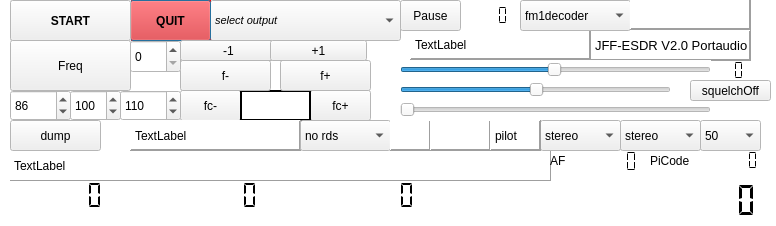
<?xml version="1.0" encoding="UTF-8"?>
<ui version="4.0">
 <author>jan</author>
 <class>elektorSDR</class>
 <widget class="QDialog" name="elektorSDR">
  <property name="geometry">
   <rect>
    <x>0</x>
    <y>0</y>
    <width>776</width>
    <height>226</height>
   </rect>
  </property>
  <property name="palette">
   <palette>
    <active>
     <colorrole role="Base">
      <brush brushstyle="SolidPattern">
       <color alpha="255">
        <red>255</red>
        <green>255</green>
        <blue>255</blue>
       </color>
      </brush>
     </colorrole>
     <colorrole role="Window">
      <brush brushstyle="SolidPattern">
       <color alpha="255">
        <red>255</red>
        <green>255</green>
        <blue>255</blue>
       </color>
      </brush>
     </colorrole>
    </active>
    <inactive>
     <colorrole role="Base">
      <brush brushstyle="SolidPattern">
       <color alpha="255">
        <red>255</red>
        <green>255</green>
        <blue>255</blue>
       </color>
      </brush>
     </colorrole>
     <colorrole role="Window">
      <brush brushstyle="SolidPattern">
       <color alpha="255">
        <red>255</red>
        <green>255</green>
        <blue>255</blue>
       </color>
      </brush>
     </colorrole>
    </inactive>
    <disabled>
     <colorrole role="Base">
      <brush brushstyle="SolidPattern">
       <color alpha="255">
        <red>255</red>
        <green>255</green>
        <blue>255</blue>
       </color>
      </brush>
     </colorrole>
     <colorrole role="Window">
      <brush brushstyle="SolidPattern">
       <color alpha="255">
        <red>255</red>
        <green>255</green>
        <blue>255</blue>
       </color>
      </brush>
     </colorrole>
    </disabled>
   </palette>
  </property>
  <property name="font">
   <font>
    <weight>50</weight>
    <bold>false</bold>
   </font>
  </property>
  <property name="windowTitle">
   <string>fm-receiver</string>
  </property>
  <property name="windowIconText">
   <string>QUIT</string>
  </property>
  <widget class="QLCDNumber" name="lcd_Frequency">
   <property name="geometry">
    <rect>
     <x>570</x>
     <y>180</y>
     <width>191</width>
     <height>41</height>
    </rect>
   </property>
   <property name="palette">
    <palette>
     <active>
      <colorrole role="Button">
       <brush brushstyle="SolidPattern">
        <color alpha="255">
         <red>255</red>
         <green>0</green>
         <blue>0</blue>
        </color>
       </brush>
      </colorrole>
      <colorrole role="Base">
       <brush brushstyle="SolidPattern">
        <color alpha="255">
         <red>255</red>
         <green>255</green>
         <blue>0</blue>
        </color>
       </brush>
      </colorrole>
      <colorrole role="Window">
       <brush brushstyle="SolidPattern">
        <color alpha="255">
         <red>255</red>
         <green>255</green>
         <blue>0</blue>
        </color>
       </brush>
      </colorrole>
     </active>
     <inactive>
      <colorrole role="Button">
       <brush brushstyle="SolidPattern">
        <color alpha="255">
         <red>255</red>
         <green>0</green>
         <blue>0</blue>
        </color>
       </brush>
      </colorrole>
      <colorrole role="Base">
       <brush brushstyle="SolidPattern">
        <color alpha="255">
         <red>255</red>
         <green>255</green>
         <blue>0</blue>
        </color>
       </brush>
      </colorrole>
      <colorrole role="Window">
       <brush brushstyle="SolidPattern">
        <color alpha="255">
         <red>255</red>
         <green>255</green>
         <blue>0</blue>
        </color>
       </brush>
      </colorrole>
     </inactive>
     <disabled>
      <colorrole role="Button">
       <brush brushstyle="SolidPattern">
        <color alpha="255">
         <red>255</red>
         <green>0</green>
         <blue>0</blue>
        </color>
       </brush>
      </colorrole>
      <colorrole role="Base">
       <brush brushstyle="SolidPattern">
        <color alpha="255">
         <red>255</red>
         <green>255</green>
         <blue>0</blue>
        </color>
       </brush>
      </colorrole>
      <colorrole role="Window">
       <brush brushstyle="SolidPattern">
        <color alpha="255">
         <red>255</red>
         <green>255</green>
         <blue>0</blue>
        </color>
       </brush>
      </colorrole>
     </disabled>
    </palette>
   </property>
   <property name="font">
    <font>
     <pointsize>17</pointsize>
     <weight>75</weight>
     <italic>true</italic>
     <bold>true</bold>
    </font>
   </property>
   <property name="autoFillBackground">
    <bool>false</bool>
   </property>
   <property name="frameShape">
    <enum>QFrame::NoFrame</enum>
   </property>
   <property name="frameShadow">
    <enum>QFrame::Raised</enum>
   </property>
   <property name="lineWidth">
    <number>2</number>
   </property>
   <property name="digitCount">
    <number>10</number>
   </property>
   <property name="segmentStyle">
    <enum>QLCDNumber::Flat</enum>
   </property>
  </widget>
  <widget class="QLCDNumber" name="attenuationLevelDisplay">
   <property name="geometry">
    <rect>
     <x>710</x>
     <y>60</y>
     <width>41</width>
     <height>21</height>
    </rect>
   </property>
   <property name="palette">
    <palette>
     <active>
      <colorrole role="Base">
       <brush brushstyle="SolidPattern">
        <color alpha="255">
         <red>255</red>
         <green>255</green>
         <blue>255</blue>
        </color>
       </brush>
      </colorrole>
      <colorrole role="Window">
       <brush brushstyle="SolidPattern">
        <color alpha="255">
         <red>255</red>
         <green>255</green>
         <blue>0</blue>
        </color>
       </brush>
      </colorrole>
     </active>
     <inactive>
      <colorrole role="Base">
       <brush brushstyle="SolidPattern">
        <color alpha="255">
         <red>255</red>
         <green>255</green>
         <blue>255</blue>
        </color>
       </brush>
      </colorrole>
      <colorrole role="Window">
       <brush brushstyle="SolidPattern">
        <color alpha="255">
         <red>255</red>
         <green>255</green>
         <blue>0</blue>
        </color>
       </brush>
      </colorrole>
     </inactive>
     <disabled>
      <colorrole role="Base">
       <brush brushstyle="SolidPattern">
        <color alpha="255">
         <red>255</red>
         <green>255</green>
         <blue>0</blue>
        </color>
       </brush>
      </colorrole>
      <colorrole role="Window">
       <brush brushstyle="SolidPattern">
        <color alpha="255">
         <red>255</red>
         <green>255</green>
         <blue>0</blue>
        </color>
       </brush>
      </colorrole>
     </disabled>
    </palette>
   </property>
   <property name="autoFillBackground">
    <bool>false</bool>
   </property>
   <property name="frameShape">
    <enum>QFrame::NoFrame</enum>
   </property>
   <property name="frameShadow">
    <enum>QFrame::Raised</enum>
   </property>
   <property name="lineWidth">
    <number>2</number>
   </property>
   <property name="digitCount">
    <number>3</number>
   </property>
   <property name="segmentStyle">
    <enum>QLCDNumber::Flat</enum>
   </property>
  </widget>
  <widget class="QLabel" name="systemindicator">
   <property name="geometry">
    <rect>
     <x>590</x>
     <y>30</y>
     <width>161</width>
     <height>31</height>
    </rect>
   </property>
   <property name="font">
    <font>
     <pointsize>10</pointsize>
    </font>
   </property>
   <property name="frameShape">
    <enum>QFrame::Panel</enum>
   </property>
   <property name="frameShadow">
    <enum>QFrame::Raised</enum>
   </property>
   <property name="lineWidth">
    <number>2</number>
   </property>
   <property name="text">
    <string>JFF-ESDR V2.0 Portaudio</string>
   </property>
  </widget>
  <widget class="QLCDNumber" name="lcd_fmRate">
   <property name="geometry">
    <rect>
     <x>150</x>
     <y>180</y>
     <width>131</width>
     <height>31</height>
    </rect>
   </property>
   <property name="palette">
    <palette>
     <active>
      <colorrole role="Base">
       <brush brushstyle="SolidPattern">
        <color alpha="255">
         <red>255</red>
         <green>255</green>
         <blue>255</blue>
        </color>
       </brush>
      </colorrole>
      <colorrole role="Window">
       <brush brushstyle="SolidPattern">
        <color alpha="255">
         <red>255</red>
         <green>255</green>
         <blue>0</blue>
        </color>
       </brush>
      </colorrole>
     </active>
     <inactive>
      <colorrole role="Base">
       <brush brushstyle="SolidPattern">
        <color alpha="255">
         <red>255</red>
         <green>255</green>
         <blue>255</blue>
        </color>
       </brush>
      </colorrole>
      <colorrole role="Window">
       <brush brushstyle="SolidPattern">
        <color alpha="255">
         <red>255</red>
         <green>255</green>
         <blue>0</blue>
        </color>
       </brush>
      </colorrole>
     </inactive>
     <disabled>
      <colorrole role="Base">
       <brush brushstyle="SolidPattern">
        <color alpha="255">
         <red>255</red>
         <green>255</green>
         <blue>0</blue>
        </color>
       </brush>
      </colorrole>
      <colorrole role="Window">
       <brush brushstyle="SolidPattern">
        <color alpha="255">
         <red>255</red>
         <green>255</green>
         <blue>0</blue>
        </color>
       </brush>
      </colorrole>
     </disabled>
    </palette>
   </property>
   <property name="autoFillBackground">
    <bool>false</bool>
   </property>
   <property name="frameShape">
    <enum>QFrame::NoFrame</enum>
   </property>
   <property name="frameShadow">
    <enum>QFrame::Raised</enum>
   </property>
   <property name="lineWidth">
    <number>2</number>
   </property>
   <property name="digitCount">
    <number>6</number>
   </property>
   <property name="segmentStyle">
    <enum>QLCDNumber::Flat</enum>
   </property>
  </widget>
  <widget class="QComboBox" name="streamOutSelector">
   <property name="geometry">
    <rect>
     <x>210</x>
     <y>0</y>
     <width>191</width>
     <height>41</height>
    </rect>
   </property>
   <property name="font">
    <font>
     <pointsize>8</pointsize>
     <weight>50</weight>
     <italic>true</italic>
     <bold>false</bold>
    </font>
   </property>
   <item>
    <property name="text">
     <string>select output</string>
    </property>
   </item>
  </widget>
  <widget class="QLabel" name="timeDisplay">
   <property name="geometry">
    <rect>
     <x>410</x>
     <y>29</y>
     <width>181</width>
     <height>31</height>
    </rect>
   </property>
   <property name="frameShape">
    <enum>QFrame::Panel</enum>
   </property>
   <property name="frameShadow">
    <enum>QFrame::Raised</enum>
   </property>
   <property name="lineWidth">
    <number>2</number>
   </property>
   <property name="text">
    <string>TextLabel</string>
   </property>
  </widget>
  <widget class="QPushButton" name="quitButton">
   <property name="geometry">
    <rect>
     <x>130</x>
     <y>0</y>
     <width>81</width>
     <height>41</height>
    </rect>
   </property>
   <property name="palette">
    <palette>
     <active>
      <colorrole role="Button">
       <brush brushstyle="SolidPattern">
        <color alpha="255">
         <red>255</red>
         <green>0</green>
         <blue>0</blue>
        </color>
       </brush>
      </colorrole>
     </active>
     <inactive>
      <colorrole role="Button">
       <brush brushstyle="SolidPattern">
        <color alpha="255">
         <red>255</red>
         <green>0</green>
         <blue>0</blue>
        </color>
       </brush>
      </colorrole>
     </inactive>
     <disabled>
      <colorrole role="Button">
       <brush brushstyle="SolidPattern">
        <color alpha="255">
         <red>255</red>
         <green>0</green>
         <blue>0</blue>
        </color>
       </brush>
      </colorrole>
     </disabled>
    </palette>
   </property>
   <property name="font">
    <font>
     <weight>75</weight>
     <bold>true</bold>
    </font>
   </property>
   <property name="autoFillBackground">
    <bool>true</bool>
   </property>
   <property name="text">
    <string>QUIT</string>
   </property>
  </widget>
  <widget class="QLCDNumber" name="lcd_OutputRate">
   <property name="geometry">
    <rect>
     <x>10</x>
     <y>180</y>
     <width>101</width>
     <height>31</height>
    </rect>
   </property>
   <property name="palette">
    <palette>
     <active>
      <colorrole role="Base">
       <brush brushstyle="SolidPattern">
        <color alpha="255">
         <red>255</red>
         <green>255</green>
         <blue>255</blue>
        </color>
       </brush>
      </colorrole>
      <colorrole role="Window">
       <brush brushstyle="SolidPattern">
        <color alpha="255">
         <red>255</red>
         <green>255</green>
         <blue>0</blue>
        </color>
       </brush>
      </colorrole>
     </active>
     <inactive>
      <colorrole role="Base">
       <brush brushstyle="SolidPattern">
        <color alpha="255">
         <red>255</red>
         <green>255</green>
         <blue>255</blue>
        </color>
       </brush>
      </colorrole>
      <colorrole role="Window">
       <brush brushstyle="SolidPattern">
        <color alpha="255">
         <red>255</red>
         <green>255</green>
         <blue>0</blue>
        </color>
       </brush>
      </colorrole>
     </inactive>
     <disabled>
      <colorrole role="Base">
       <brush brushstyle="SolidPattern">
        <color alpha="255">
         <red>255</red>
         <green>255</green>
         <blue>0</blue>
        </color>
       </brush>
      </colorrole>
      <colorrole role="Window">
       <brush brushstyle="SolidPattern">
        <color alpha="255">
         <red>255</red>
         <green>255</green>
         <blue>0</blue>
        </color>
       </brush>
      </colorrole>
     </disabled>
    </palette>
   </property>
   <property name="autoFillBackground">
    <bool>false</bool>
   </property>
   <property name="frameShape">
    <enum>QFrame::NoFrame</enum>
   </property>
   <property name="lineWidth">
    <number>2</number>
   </property>
   <property name="digitCount">
    <number>6</number>
   </property>
   <property name="segmentStyle">
    <enum>QLCDNumber::Flat</enum>
   </property>
  </widget>
  <widget class="QPushButton" name="fc_plus">
   <property name="geometry">
    <rect>
     <x>310</x>
     <y>90</y>
     <width>61</width>
     <height>31</height>
    </rect>
   </property>
   <property name="text">
    <string>fc+</string>
   </property>
  </widget>
  <widget class="QPushButton" name="fc_minus">
   <property name="geometry">
    <rect>
     <x>180</x>
     <y>90</y>
     <width>61</width>
     <height>31</height>
    </rect>
   </property>
   <property name="text">
    <string>fc-</string>
   </property>
  </widget>
  <widget class="QLabel" name="incrementingFlag">
   <property name="geometry">
    <rect>
     <x>240</x>
     <y>90</y>
     <width>71</width>
     <height>31</height>
    </rect>
   </property>
   <property name="frameShape">
    <enum>QFrame::Box</enum>
   </property>
   <property name="lineWidth">
    <number>2</number>
   </property>
   <property name="text">
    <string/>
   </property>
  </widget>
  <widget class="QPushButton" name="f_minus">
   <property name="geometry">
    <rect>
     <x>180</x>
     <y>60</y>
     <width>91</width>
     <height>31</height>
    </rect>
   </property>
   <property name="text">
    <string>f-</string>
   </property>
  </widget>
  <widget class="QPushButton" name="f_plus">
   <property name="geometry">
    <rect>
     <x>280</x>
     <y>60</y>
     <width>91</width>
     <height>31</height>
    </rect>
   </property>
   <property name="text">
    <string>f+</string>
   </property>
  </widget>
  <widget class="QSpinBox" name="fm_increment">
   <property name="geometry">
    <rect>
     <x>70</x>
     <y>90</y>
     <width>51</width>
     <height>31</height>
    </rect>
   </property>
   <property name="maximum">
    <number>1000</number>
   </property>
   <property name="singleStep">
    <number>100</number>
   </property>
   <property name="value">
    <number>100</number>
   </property>
  </widget>
  <widget class="QPushButton" name="pauseButton">
   <property name="geometry">
    <rect>
     <x>400</x>
     <y>0</y>
     <width>61</width>
     <height>31</height>
    </rect>
   </property>
   <property name="text">
    <string>Pause</string>
   </property>
  </widget>
  <widget class="QSpinBox" name="minimumSelect">
   <property name="geometry">
    <rect>
     <x>10</x>
     <y>90</y>
     <width>61</width>
     <height>31</height>
    </rect>
   </property>
   <property name="font">
    <font>
     <pointsize>9</pointsize>
    </font>
   </property>
   <property name="buttonSymbols">
    <enum>QAbstractSpinBox::UpDownArrows</enum>
   </property>
   <property name="maximum">
    <number>1700</number>
   </property>
   <property name="value">
    <number>86</number>
   </property>
  </widget>
  <widget class="QSpinBox" name="maximumSelect">
   <property name="geometry">
    <rect>
     <x>120</x>
     <y>90</y>
     <width>61</width>
     <height>31</height>
    </rect>
   </property>
   <property name="font">
    <font>
     <pointsize>9</pointsize>
    </font>
   </property>
   <property name="maximum">
    <number>1700</number>
   </property>
   <property name="value">
    <number>110</number>
   </property>
  </widget>
  <widget class="QLCDNumber" name="lcd_inputRate">
   <property name="geometry">
    <rect>
     <x>300</x>
     <y>180</y>
     <width>131</width>
     <height>31</height>
    </rect>
   </property>
   <property name="palette">
    <palette>
     <active>
      <colorrole role="Base">
       <brush brushstyle="SolidPattern">
        <color alpha="255">
         <red>255</red>
         <green>255</green>
         <blue>255</blue>
        </color>
       </brush>
      </colorrole>
      <colorrole role="Window">
       <brush brushstyle="SolidPattern">
        <color alpha="255">
         <red>255</red>
         <green>255</green>
         <blue>0</blue>
        </color>
       </brush>
      </colorrole>
     </active>
     <inactive>
      <colorrole role="Base">
       <brush brushstyle="SolidPattern">
        <color alpha="255">
         <red>255</red>
         <green>255</green>
         <blue>255</blue>
        </color>
       </brush>
      </colorrole>
      <colorrole role="Window">
       <brush brushstyle="SolidPattern">
        <color alpha="255">
         <red>255</red>
         <green>255</green>
         <blue>0</blue>
        </color>
       </brush>
      </colorrole>
     </inactive>
     <disabled>
      <colorrole role="Base">
       <brush brushstyle="SolidPattern">
        <color alpha="255">
         <red>255</red>
         <green>255</green>
         <blue>0</blue>
        </color>
       </brush>
      </colorrole>
      <colorrole role="Window">
       <brush brushstyle="SolidPattern">
        <color alpha="255">
         <red>255</red>
         <green>255</green>
         <blue>0</blue>
        </color>
       </brush>
      </colorrole>
     </disabled>
    </palette>
   </property>
   <property name="autoFillBackground">
    <bool>false</bool>
   </property>
   <property name="frameShape">
    <enum>QFrame::NoFrame</enum>
   </property>
   <property name="lineWidth">
    <number>2</number>
   </property>
   <property name="digitCount">
    <number>7</number>
   </property>
   <property name="segmentStyle">
    <enum>QLCDNumber::Flat</enum>
   </property>
  </widget>
  <widget class="QSlider" name="squelchSlider">
   <property name="geometry">
    <rect>
     <x>400</x>
     <y>80</y>
     <width>271</width>
     <height>20</height>
    </rect>
   </property>
   <property name="sliderPosition">
    <number>50</number>
   </property>
   <property name="orientation">
    <enum>Qt::Horizontal</enum>
   </property>
  </widget>
  <widget class="QPushButton" name="squelchButton">
   <property name="geometry">
    <rect>
     <x>690</x>
     <y>80</y>
     <width>81</width>
     <height>21</height>
    </rect>
   </property>
   <property name="text">
    <string>squelchOff</string>
   </property>
  </widget>
  <widget class="QSlider" name="attenuationSlider">
   <property name="geometry">
    <rect>
     <x>400</x>
     <y>60</y>
     <width>311</width>
     <height>19</height>
    </rect>
   </property>
   <property name="palette">
    <palette>
     <active>
      <colorrole role="WindowText">
       <brush brushstyle="SolidPattern">
        <color alpha="255">
         <red>255</red>
         <green>0</green>
         <blue>0</blue>
        </color>
       </brush>
      </colorrole>
     </active>
     <inactive>
      <colorrole role="WindowText">
       <brush brushstyle="SolidPattern">
        <color alpha="255">
         <red>255</red>
         <green>0</green>
         <blue>0</blue>
        </color>
       </brush>
      </colorrole>
     </inactive>
     <disabled>
      <colorrole role="WindowText">
       <brush brushstyle="SolidPattern">
        <color alpha="255">
         <red>143</red>
         <green>146</green>
         <blue>147</blue>
        </color>
       </brush>
      </colorrole>
     </disabled>
    </palette>
   </property>
   <property name="autoFillBackground">
    <bool>true</bool>
   </property>
   <property name="minimum">
    <number>1</number>
   </property>
   <property name="maximum">
    <number>100</number>
   </property>
   <property name="value">
    <number>50</number>
   </property>
   <property name="orientation">
    <enum>Qt::Horizontal</enum>
   </property>
  </widget>
  <widget class="QSlider" name="volumeSlider">
   <property name="geometry">
    <rect>
     <x>400</x>
     <y>100</y>
     <width>311</width>
     <height>20</height>
    </rect>
   </property>
   <property name="orientation">
    <enum>Qt::Horizontal</enum>
   </property>
  </widget>
  <widget class="QPushButton" name="startButton">
   <property name="geometry">
    <rect>
     <x>10</x>
     <y>0</y>
     <width>121</width>
     <height>41</height>
    </rect>
   </property>
   <property name="font">
    <font>
     <weight>75</weight>
     <bold>true</bold>
    </font>
   </property>
   <property name="autoFillBackground">
    <bool>true</bool>
   </property>
   <property name="text">
    <string>START</string>
   </property>
  </widget>
  <widget class="QComboBox" name="fmDecoder">
   <property name="geometry">
    <rect>
     <x>520</x>
     <y>0</y>
     <width>111</width>
     <height>31</height>
    </rect>
   </property>
   <item>
    <property name="text">
     <string>fm1decoder</string>
    </property>
   </item>
   <item>
    <property name="text">
     <string>fm2decoder</string>
    </property>
   </item>
   <item>
    <property name="text">
     <string>fm3decoder</string>
    </property>
   </item>
   <item>
    <property name="text">
     <string>fm4decoder</string>
    </property>
   </item>
   <item>
    <property name="text">
     <string>fm5decoder</string>
    </property>
   </item>
  </widget>
  <widget class="QLabel" name="decoderDisplay">
   <property name="geometry">
    <rect>
     <x>630</x>
     <y>-1</y>
     <width>121</width>
     <height>31</height>
    </rect>
   </property>
   <property name="font">
    <font>
     <pointsize>9</pointsize>
    </font>
   </property>
   <property name="frameShape">
    <enum>QFrame::Panel</enum>
   </property>
   <property name="frameShadow">
    <enum>QFrame::Raised</enum>
   </property>
   <property name="lineWidth">
    <number>2</number>
   </property>
   <property name="text">
    <string/>
   </property>
  </widget>
  <widget class="QLabel" name="radioTextBox">
   <property name="geometry">
    <rect>
     <x>10</x>
     <y>150</y>
     <width>541</width>
     <height>31</height>
    </rect>
   </property>
   <property name="frameShape">
    <enum>QFrame::Panel</enum>
   </property>
   <property name="frameShadow">
    <enum>QFrame::Raised</enum>
   </property>
   <property name="text">
    <string>TextLabel</string>
   </property>
  </widget>
  <widget class="QLabel" name="stationLabelTextBox">
   <property name="geometry">
    <rect>
     <x>130</x>
     <y>120</y>
     <width>171</width>
     <height>31</height>
    </rect>
   </property>
   <property name="frameShape">
    <enum>QFrame::Panel</enum>
   </property>
   <property name="frameShadow">
    <enum>QFrame::Raised</enum>
   </property>
   <property name="lineWidth">
    <number>2</number>
   </property>
   <property name="text">
    <string>TextLabel</string>
   </property>
  </widget>
  <widget class="QComboBox" name="fmMode">
   <property name="geometry">
    <rect>
     <x>540</x>
     <y>120</y>
     <width>81</width>
     <height>31</height>
    </rect>
   </property>
   <item>
    <property name="text">
     <string>stereo</string>
    </property>
   </item>
   <item>
    <property name="text">
     <string>mono</string>
    </property>
   </item>
  </widget>
  <widget class="QComboBox" name="fmChannelSelect">
   <property name="geometry">
    <rect>
     <x>620</x>
     <y>120</y>
     <width>81</width>
     <height>31</height>
    </rect>
   </property>
   <item>
    <property name="text">
     <string>stereo</string>
    </property>
   </item>
   <item>
    <property name="text">
     <string>Left</string>
    </property>
   </item>
   <item>
    <property name="text">
     <string>Right</string>
    </property>
   </item>
   <item>
    <property name="text">
     <string>Left+Right</string>
    </property>
   </item>
   <item>
    <property name="text">
     <string>Left-Right</string>
    </property>
   </item>
  </widget>
  <widget class="QComboBox" name="fmDeemphasisSelector">
   <property name="geometry">
    <rect>
     <x>700</x>
     <y>120</y>
     <width>61</width>
     <height>31</height>
    </rect>
   </property>
   <item>
    <property name="text">
     <string>50</string>
    </property>
   </item>
   <item>
    <property name="text">
     <string>none</string>
    </property>
   </item>
   <item>
    <property name="text">
     <string>75</string>
    </property>
   </item>
  </widget>
  <widget class="QComboBox" name="fmRdsSelector">
   <property name="geometry">
    <rect>
     <x>300</x>
     <y>120</y>
     <width>91</width>
     <height>31</height>
    </rect>
   </property>
   <item>
    <property name="text">
     <string>no rds</string>
    </property>
   </item>
   <item>
    <property name="text">
     <string>rds 1</string>
    </property>
   </item>
   <item>
    <property name="text">
     <string>rds 2</string>
    </property>
   </item>
  </widget>
  <widget class="QLabel" name="rdsSyncLabel">
   <property name="geometry">
    <rect>
     <x>390</x>
     <y>120</y>
     <width>41</width>
     <height>31</height>
    </rect>
   </property>
   <property name="frameShape">
    <enum>QFrame::Panel</enum>
   </property>
   <property name="frameShadow">
    <enum>QFrame::Raised</enum>
   </property>
   <property name="lineWidth">
    <number>2</number>
   </property>
   <property name="text">
    <string/>
   </property>
  </widget>
  <widget class="QLabel" name="speechLabel">
   <property name="geometry">
    <rect>
     <x>430</x>
     <y>120</y>
     <width>61</width>
     <height>31</height>
    </rect>
   </property>
   <property name="frameShape">
    <enum>QFrame::Panel</enum>
   </property>
   <property name="frameShadow">
    <enum>QFrame::Raised</enum>
   </property>
   <property name="lineWidth">
    <number>2</number>
   </property>
   <property name="text">
    <string/>
   </property>
  </widget>
  <widget class="QLabel" name="pll_isLocked">
   <property name="geometry">
    <rect>
     <x>490</x>
     <y>120</y>
     <width>51</width>
     <height>31</height>
    </rect>
   </property>
   <property name="frameShape">
    <enum>QFrame::Panel</enum>
   </property>
   <property name="frameShadow">
    <enum>QFrame::Raised</enum>
   </property>
   <property name="lineWidth">
    <number>2</number>
   </property>
   <property name="text">
    <string>pilot</string>
   </property>
  </widget>
  <widget class="QLabel" name="label_6">
   <property name="geometry">
    <rect>
     <x>650</x>
     <y>150</y>
     <width>51</width>
     <height>21</height>
    </rect>
   </property>
   <property name="text">
    <string>PiCode</string>
   </property>
  </widget>
  <widget class="QLCDNumber" name="rdsAFDisplay">
   <property name="geometry">
    <rect>
     <x>580</x>
     <y>150</y>
     <width>64</width>
     <height>23</height>
    </rect>
   </property>
   <property name="palette">
    <palette>
     <active>
      <colorrole role="Base">
       <brush brushstyle="SolidPattern">
        <color alpha="255">
         <red>255</red>
         <green>255</green>
         <blue>255</blue>
        </color>
       </brush>
      </colorrole>
      <colorrole role="Window">
       <brush brushstyle="SolidPattern">
        <color alpha="255">
         <red>255</red>
         <green>255</green>
         <blue>0</blue>
        </color>
       </brush>
      </colorrole>
     </active>
     <inactive>
      <colorrole role="Base">
       <brush brushstyle="SolidPattern">
        <color alpha="255">
         <red>255</red>
         <green>255</green>
         <blue>255</blue>
        </color>
       </brush>
      </colorrole>
      <colorrole role="Window">
       <brush brushstyle="SolidPattern">
        <color alpha="255">
         <red>255</red>
         <green>255</green>
         <blue>0</blue>
        </color>
       </brush>
      </colorrole>
     </inactive>
     <disabled>
      <colorrole role="Base">
       <brush brushstyle="SolidPattern">
        <color alpha="255">
         <red>255</red>
         <green>255</green>
         <blue>0</blue>
        </color>
       </brush>
      </colorrole>
      <colorrole role="Window">
       <brush brushstyle="SolidPattern">
        <color alpha="255">
         <red>255</red>
         <green>255</green>
         <blue>0</blue>
        </color>
       </brush>
      </colorrole>
     </disabled>
    </palette>
   </property>
   <property name="autoFillBackground">
    <bool>false</bool>
   </property>
   <property name="frameShape">
    <enum>QFrame::NoFrame</enum>
   </property>
   <property name="segmentStyle">
    <enum>QLCDNumber::Flat</enum>
   </property>
  </widget>
  <widget class="QLabel" name="label_11">
   <property name="geometry">
    <rect>
     <x>550</x>
     <y>150</y>
     <width>41</width>
     <height>21</height>
    </rect>
   </property>
   <property name="text">
    <string>AF</string>
   </property>
  </widget>
  <widget class="QLCDNumber" name="rdsPiDisplay">
   <property name="geometry">
    <rect>
     <x>710</x>
     <y>150</y>
     <width>51</width>
     <height>21</height>
    </rect>
   </property>
   <property name="palette">
    <palette>
     <active>
      <colorrole role="Base">
       <brush brushstyle="SolidPattern">
        <color alpha="255">
         <red>255</red>
         <green>255</green>
         <blue>255</blue>
        </color>
       </brush>
      </colorrole>
      <colorrole role="Window">
       <brush brushstyle="SolidPattern">
        <color alpha="255">
         <red>255</red>
         <green>255</green>
         <blue>0</blue>
        </color>
       </brush>
      </colorrole>
     </active>
     <inactive>
      <colorrole role="Base">
       <brush brushstyle="SolidPattern">
        <color alpha="255">
         <red>255</red>
         <green>255</green>
         <blue>255</blue>
        </color>
       </brush>
      </colorrole>
      <colorrole role="Window">
       <brush brushstyle="SolidPattern">
        <color alpha="255">
         <red>255</red>
         <green>255</green>
         <blue>0</blue>
        </color>
       </brush>
      </colorrole>
     </inactive>
     <disabled>
      <colorrole role="Base">
       <brush brushstyle="SolidPattern">
        <color alpha="255">
         <red>255</red>
         <green>255</green>
         <blue>0</blue>
        </color>
       </brush>
      </colorrole>
      <colorrole role="Window">
       <brush brushstyle="SolidPattern">
        <color alpha="255">
         <red>255</red>
         <green>255</green>
         <blue>0</blue>
        </color>
       </brush>
      </colorrole>
     </disabled>
    </palette>
   </property>
   <property name="autoFillBackground">
    <bool>false</bool>
   </property>
   <property name="frameShape">
    <enum>QFrame::NoFrame</enum>
   </property>
   <property name="mode">
    <enum>QLCDNumber::Hex</enum>
   </property>
   <property name="segmentStyle">
    <enum>QLCDNumber::Flat</enum>
   </property>
  </widget>
  <widget class="QLCDNumber" name="dc_component">
   <property name="geometry">
    <rect>
     <x>460</x>
     <y>0</y>
     <width>51</width>
     <height>31</height>
    </rect>
   </property>
   <property name="palette">
    <palette>
     <active>
      <colorrole role="Base">
       <brush brushstyle="SolidPattern">
        <color alpha="255">
         <red>255</red>
         <green>255</green>
         <blue>255</blue>
        </color>
       </brush>
      </colorrole>
      <colorrole role="Window">
       <brush brushstyle="SolidPattern">
        <color alpha="255">
         <red>255</red>
         <green>255</green>
         <blue>0</blue>
        </color>
       </brush>
      </colorrole>
     </active>
     <inactive>
      <colorrole role="Base">
       <brush brushstyle="SolidPattern">
        <color alpha="255">
         <red>255</red>
         <green>255</green>
         <blue>255</blue>
        </color>
       </brush>
      </colorrole>
      <colorrole role="Window">
       <brush brushstyle="SolidPattern">
        <color alpha="255">
         <red>255</red>
         <green>255</green>
         <blue>0</blue>
        </color>
       </brush>
      </colorrole>
     </inactive>
     <disabled>
      <colorrole role="Base">
       <brush brushstyle="SolidPattern">
        <color alpha="255">
         <red>255</red>
         <green>255</green>
         <blue>0</blue>
        </color>
       </brush>
      </colorrole>
      <colorrole role="Window">
       <brush brushstyle="SolidPattern">
        <color alpha="255">
         <red>255</red>
         <green>255</green>
         <blue>0</blue>
        </color>
       </brush>
      </colorrole>
     </disabled>
    </palette>
   </property>
   <property name="autoFillBackground">
    <bool>false</bool>
   </property>
   <property name="frameShape">
    <enum>QFrame::NoFrame</enum>
   </property>
   <property name="segmentStyle">
    <enum>QLCDNumber::Flat</enum>
   </property>
  </widget>
  <widget class="QSpinBox" name="gainSelector">
   <property name="geometry">
    <rect>
     <x>130</x>
     <y>40</y>
     <width>51</width>
     <height>33</height>
    </rect>
   </property>
  </widget>
  <widget class="QPushButton" name="freqButton">
   <property name="geometry">
    <rect>
     <x>10</x>
     <y>40</y>
     <width>121</width>
     <height>51</height>
    </rect>
   </property>
   <property name="text">
    <string>Freq</string>
   </property>
  </widget>
  <widget class="QPushButton" name="audioDump">
   <property name="geometry">
    <rect>
     <x>10</x>
     <y>120</y>
     <width>91</width>
     <height>31</height>
    </rect>
   </property>
   <property name="text">
    <string>dump</string>
   </property>
  </widget>
  <widget class="QPushButton" name="minusOne">
   <property name="geometry">
    <rect>
     <x>180</x>
     <y>40</y>
     <width>97</width>
     <height>21</height>
    </rect>
   </property>
   <property name="text">
    <string>-1</string>
   </property>
  </widget>
  <widget class="QPushButton" name="plusOne">
   <property name="geometry">
    <rect>
     <x>270</x>
     <y>40</y>
     <width>97</width>
     <height>21</height>
    </rect>
   </property>
   <property name="text">
    <string>+1</string>
   </property>
  </widget>
 </widget>
 <layoutdefault spacing="6" margin="11"/>
 <pixmapfunction>qPixmapFromMimeSource</pixmapfunction>
 <resources/>
 <connections/>
</ui>
